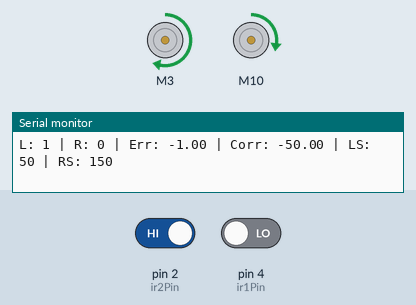
A sketch run on a simulated Arduino Uno, built with avr-gcc and run on an emulated ATmega328P. Parts: 2 × DC motor (green arrow = forward, orange = backward, longer = faster), the last lines printed to the serial monitor. The inputs (shaded band) are chosen by the test bench; at power-on: pin 2 (ir2Pin) HIGH, pin 4 (ir1Pin) LOW. At 7.5 s the program stops and its outputs stay as they are.

Above: at 1.2 s.
1.3 s: pin 2 (ir2Pin) driven LOW
At 1.7 s:
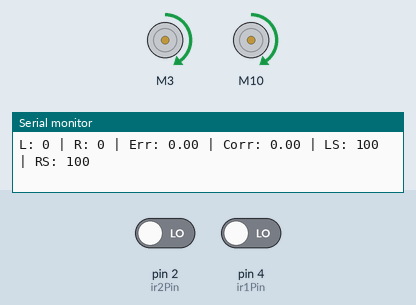
2.8 s: pin 4 (ir1Pin) driven HIGH
At 4.0 s:
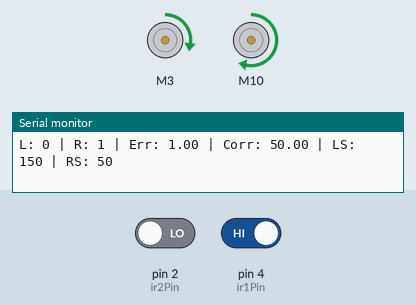
4.3 s: pin 4 (ir1Pin) driven LOW
At 8.1 s:
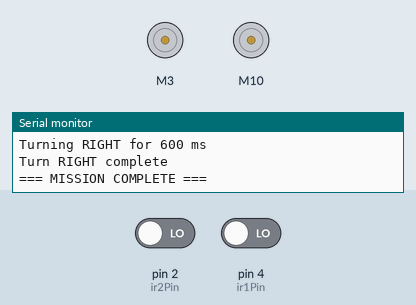
Timing chart, 0 to 9.0 s (numbered marks = the images above; inputs shaded):
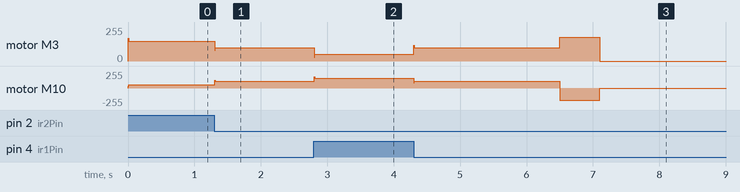

Measured:
- after the input at 1.3 s, motor M3: forward 150/255 → forward 100/255 at once; motor M10: forward 50/255 → forward 100/255 at once
- after the input at 2.8 s, motor M3: forward 100/255 → forward 50/255 at once; motor M10: forward 100/255 → forward 150/255 at once

The sketch:

PDtrack.ino
```cpp
#include "CytronMotorDriver.h"

CytronMD motor1(PWM_PWM, 3, 9);
CytronMD motor2(PWM_PWM, 10, 11);

int ir1Pin = 4;
int ir2Pin = 2;

float Kp = 50.0;
float Kd = 20.0;
float lastError = 0;
int baseSpeed = 100;
int maxSpeed = 255;
int turnSpeed = 180;

void setup() {
  Serial.begin(115200);
  pinMode(ir1Pin, INPUT);
  pinMode(ir2Pin, INPUT);
}

void loop() {
  lineTrackForDuration(6500);
  turnRightForDuration(600);

  motor1.setSpeed(0);
  motor2.setSpeed(0);

  Serial.println("=== MISSION COMPLETE ===");

  while (true) {
    delay(100);
  }
}

void lineTrackForDuration(unsigned long duration) {
  unsigned long startTime = millis();

  Serial.print("Starting line tracking for ");
  Serial.print(duration);
  Serial.println(" ms");

  while (millis() - startTime < duration) {
    int rightVal = digitalRead(ir1Pin);
    int leftVal = digitalRead(ir2Pin);

    float error = 0;

    if (leftVal == 0 && rightVal == 0) {
      error = 0;
    } else if (leftVal == 0 && rightVal == 1) {
      error = 1;
    } else if (leftVal == 1 && rightVal == 0) {
      error = -1;
    } else if (leftVal == 1 && rightVal == 1) {
      error = lastError;
    }

    float derivative = error - lastError;
    float correction = (Kp * error) + (Kd * derivative);

    int leftSpeed = constrain(baseSpeed + correction, -maxSpeed, maxSpeed);
    int rightSpeed = constrain(baseSpeed - correction, -maxSpeed, maxSpeed);

    motor1.setSpeed(rightSpeed);
    motor2.setSpeed(leftSpeed);

    lastError = error;

    Serial.print("L: ");
    Serial.print(leftVal);
    Serial.print(" | R: ");
    Serial.print(rightVal);
    Serial.print(" | Err: ");
    Serial.print(error);
    Serial.print(" | Corr: ");
    Serial.print(correction);
    Serial.print(" | LS: ");
    Serial.print(leftSpeed);
    Serial.print(" | RS: ");
    Serial.println(rightSpeed);

    delay(10);
  }

  Serial.println("Line tracking duration complete");
}

void turnRightForDuration(unsigned long duration) {
  Serial.print("Turning RIGHT for ");
  Serial.print(duration);
  Serial.println(" ms");

  unsigned long startTime = millis();

  motor1.setSpeed(turnSpeed);
  motor2.setSpeed(-turnSpeed);

  while (millis() - startTime < duration) {
    delay(10);
  }

  motor1.setSpeed(0);
  motor2.setSpeed(0);

  Serial.println("Turn RIGHT complete");

  delay(200);
  lastError = 0;
}
```
